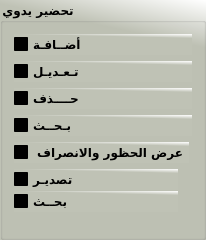
                       <widget class="QGroupBox" name="groupBox_13">
                        <property name="maximumSize">
                         <size>
                          <width>200</width>
                          <height>500</height>
                         </size>
                        </property>
                        <property name="font">
                         <font>
                          <family>PT Bold Heading</family>
                          <pointsize>9</pointsize>
                          <weight>75</weight>
                          <italic>false</italic>
                          <bold>true</bold>
                         </font>
                        </property>
                        <property name="styleSheet">
                         <string notr="true">background:rgb(231, 231, 231);
background-color: qlineargradient(spread:pad, x1:0.964478, y1:0.193, x2:1, y2:0, stop:0 rgba(191, 194, 181, 255), stop:1 rgba(255, 255, 255, 255));    font: 9pt &quot;PT Bold Heading&quot;;
    font-weight: bold;
 color:rgb</string>
                        </property>
                        <property name="title">
                         <string>تحضير يدوي</string>
                        </property>
                        <layout class="QGridLayout" name="gridLayout_54">
                         <item row="0" column="0">
                          <widget class="QCheckBox" name="checkBox_80">
                           <property name="font">
                            <font>
                             <family>PT Bold Heading</family>
                             <pointsize>9</pointsize>
                             <weight>75</weight>
                             <italic>false</italic>
                             <bold>true</bold>
                            </font>
                           </property>
                           <property name="text">
                            <string>أضــافـة</string>
                           </property>
                          </widget>
                         </item>
                         <item row="1" column="0">
                          <widget class="QCheckBox" name="checkBox_81">
                           <property name="font">
                            <font>
                             <family>PT Bold Heading</family>
                             <pointsize>9</pointsize>
                             <weight>75</weight>
                             <italic>false</italic>
                             <bold>true</bold>
                            </font>
                           </property>
                           <property name="text">
                            <string>تـعـديـل</string>
                           </property>
                          </widget>
                         </item>
                         <item row="2" column="0">
                          <widget class="QCheckBox" name="checkBox_413">
                           <property name="font">
                            <font>
                             <family>PT Bold Heading</family>
                             <pointsize>9</pointsize>
                             <weight>75</weight>
                             <italic>false</italic>
                             <bold>true</bold>
                            </font>
                           </property>
                           <property name="text">
                            <string>حــــذف</string>
                           </property>
                          </widget>
                         </item>
                         <item row="3" column="0">
                          <widget class="QCheckBox" name="checkBox_414">
                           <property name="font">
                            <font>
                             <family>PT Bold Heading</family>
                             <pointsize>9</pointsize>
                             <weight>75</weight>
                             <italic>false</italic>
                             <bold>true</bold>
                            </font>
                           </property>
                           <property name="text">
                            <string>بـحــث</string>
                           </property>
                          </widget>
                         </item>
                         <item row="4" column="0">
                          <layout class="QVBoxLayout" name="verticalLayout_339" stretch="30,70">
                           <property name="rightMargin">
                            <number>3</number>
                           </property>
                           <item>
                            <widget class="QCheckBox" name="checkBox_415">
                             <property name="font">
                              <font>
                               <family>PT Bold Heading</family>
                               <pointsize>9</pointsize>
                               <weight>75</weight>
                               <italic>false</italic>
                               <bold>true</bold>
                              </font>
                             </property>
                             <property name="text">
                              <string> عرض الحظور والانصراف</string>
                             </property>
                            </widget>
                           </item>
                           <item>
                            <layout class="QVBoxLayout" name="verticalLayout_340">
                             <property name="spacing">
                              <number>1</number>
                             </property>
                             <property name="sizeConstraint">
                              <enum>QLayout::SetMaximumSize</enum>
                             </property>
                             <property name="leftMargin">
                              <number>0</number>
                             </property>
                             <property name="topMargin">
                              <number>0</number>
                             </property>
                             <property name="rightMargin">
                              <number>11</number>
                             </property>
                             <property name="bottomMargin">
                              <number>14</number>
                             </property>
                             <item>
                              <widget class="QCheckBox" name="checkBox_416">
                               <property name="font">
                                <font>
                                 <family>PT Bold Heading</family>
                                 <pointsize>9</pointsize>
                                 <weight>75</weight>
                                 <italic>false</italic>
                                 <bold>true</bold>
                                </font>
                               </property>
                               <property name="text">
                                <string>تصديـر</string>
                               </property>
                              </widget>
                             </item>
                             <item>
                              <widget class="QCheckBox" name="checkBox_417">
                               <property name="font">
                                <font>
                                 <family>PT Bold Heading</family>
                                 <pointsize>9</pointsize>
                                 <weight>75</weight>
                                 <italic>false</italic>
                                 <bold>true</bold>
                                </font>
                               </property>
                               <property name="text">
                                <string>بحــث</string>
                               </property>
                              </widget>
                             </item>
                            </layout>
                           </item>
                          </layout>
                         </item>
                        </layout>
                       </widget>
